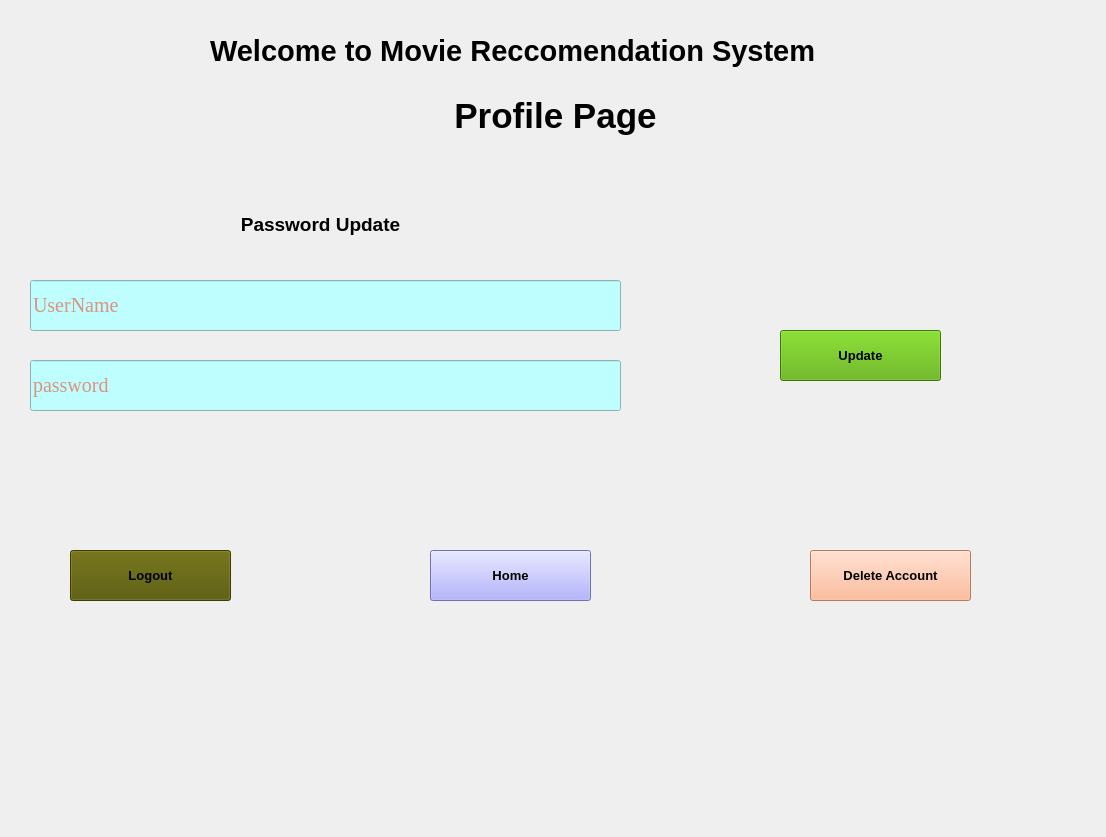
<?xml version="1.0" encoding="UTF-8"?>
<ui version="4.0">
 <class>MainWindow</class>
 <widget class="QMainWindow" name="MainWindow">
  <property name="geometry">
   <rect>
    <x>0</x>
    <y>0</y>
    <width>1106</width>
    <height>837</height>
   </rect>
  </property>
  <property name="windowTitle">
   <string>MainWindow</string>
  </property>
  <property name="styleSheet">
   <string notr="true">#centralwidget
{
	background-image:url(&quot;C:/Users/jaswa/Desktop/internship/projets/proj2/ui/image.jpg&quot;);
}</string>
  </property>
  <widget class="QWidget" name="centralwidget">
   <widget class="QLineEdit" name="un">
    <property name="geometry">
     <rect>
      <x>30</x>
      <y>280</y>
      <width>591</width>
      <height>51</height>
     </rect>
    </property>
    <property name="font">
     <font>
      <family>Times New Roman</family>
      <pointsize>15</pointsize>
      <weight>50</weight>
      <italic>false</italic>
      <bold>false</bold>
     </font>
    </property>
    <property name="styleSheet">
     <string notr="true">color: rgb(255, 38, 0);
background-color: rgb(190, 254, 255);
font: 15pt &quot;Times New Roman&quot;;</string>
    </property>
    <property name="placeholderText">
     <string>UserName</string>
    </property>
   </widget>
   <widget class="QLabel" name="head">
    <property name="geometry">
     <rect>
      <x>370</x>
      <y>90</y>
      <width>371</width>
      <height>51</height>
     </rect>
    </property>
    <property name="font">
     <font>
      <pointsize>26</pointsize>
      <weight>75</weight>
      <bold>true</bold>
     </font>
    </property>
    <property name="text">
     <string>Profile Page</string>
    </property>
    <property name="alignment">
     <set>Qt::AlignCenter</set>
    </property>
   </widget>
   <widget class="QLabel" name="heading">
    <property name="geometry">
     <rect>
      <x>210</x>
      <y>30</y>
      <width>811</width>
      <height>41</height>
     </rect>
    </property>
    <property name="font">
     <font>
      <pointsize>22</pointsize>
      <weight>75</weight>
      <bold>true</bold>
     </font>
    </property>
    <property name="text">
     <string>Welcome to Movie Reccomendation System</string>
    </property>
   </widget>
   <widget class="QLineEdit" name="pw">
    <property name="geometry">
     <rect>
      <x>30</x>
      <y>360</y>
      <width>591</width>
      <height>51</height>
     </rect>
    </property>
    <property name="font">
     <font>
      <family>Times New Roman</family>
      <pointsize>15</pointsize>
      <weight>50</weight>
      <italic>false</italic>
      <bold>false</bold>
     </font>
    </property>
    <property name="styleSheet">
     <string notr="true">color: rgb(255, 38, 0);
background-color: rgb(190, 254, 255);
font: 15pt &quot;Times New Roman&quot;;</string>
    </property>
    <property name="echoMode">
     <enum>QLineEdit::Password</enum>
    </property>
    <property name="placeholderText">
     <string>password</string>
    </property>
   </widget>
   <widget class="QPushButton" name="upp">
    <property name="geometry">
     <rect>
      <x>780</x>
      <y>330</y>
      <width>161</width>
      <height>51</height>
     </rect>
    </property>
    <property name="font">
     <font>
      <pointsize>10</pointsize>
      <weight>75</weight>
      <bold>true</bold>
     </font>
    </property>
    <property name="styleSheet">
     <string notr="true">background-color: rgb(85, 170, 0)</string>
    </property>
    <property name="text">
     <string>Update</string>
    </property>
   </widget>
   <widget class="QPushButton" name="lgt">
    <property name="geometry">
     <rect>
      <x>70</x>
      <y>550</y>
      <width>161</width>
      <height>51</height>
     </rect>
    </property>
    <property name="font">
     <font>
      <pointsize>10</pointsize>
      <weight>75</weight>
      <bold>true</bold>
     </font>
    </property>
    <property name="styleSheet">
     <string notr="true">background-color: rgb(85, 85, 0)</string>
    </property>
    <property name="text">
     <string>Logout</string>
    </property>
   </widget>
   <widget class="QLabel" name="er">
    <property name="geometry">
     <rect>
      <x>40</x>
      <y>670</y>
      <width>1021</width>
      <height>51</height>
     </rect>
    </property>
    <property name="font">
     <font>
      <pointsize>12</pointsize>
     </font>
    </property>
    <property name="styleSheet">
     <string notr="true">color: rgb(255, 0, 0);</string>
    </property>
    <property name="text">
     <string/>
    </property>
    <property name="scaledContents">
     <bool>true</bool>
    </property>
    <property name="alignment">
     <set>Qt::AlignCenter</set>
    </property>
   </widget>
   <widget class="QPushButton" name="hm">
    <property name="geometry">
     <rect>
      <x>430</x>
      <y>550</y>
      <width>161</width>
      <height>51</height>
     </rect>
    </property>
    <property name="font">
     <font>
      <pointsize>10</pointsize>
      <weight>75</weight>
      <bold>true</bold>
     </font>
    </property>
    <property name="styleSheet">
     <string notr="true">background-color: rgb(157, 157, 255);</string>
    </property>
    <property name="text">
     <string>Home</string>
    </property>
   </widget>
   <widget class="QLabel" name="label">
    <property name="geometry">
     <rect>
      <x>100</x>
      <y>199</y>
      <width>441</width>
      <height>51</height>
     </rect>
    </property>
    <property name="font">
     <font>
      <pointsize>14</pointsize>
      <weight>75</weight>
      <bold>true</bold>
     </font>
    </property>
    <property name="text">
     <string>Password Update</string>
    </property>
    <property name="alignment">
     <set>Qt::AlignCenter</set>
    </property>
   </widget>
   <widget class="QPushButton" name="da">
    <property name="geometry">
     <rect>
      <x>810</x>
      <y>550</y>
      <width>161</width>
      <height>51</height>
     </rect>
    </property>
    <property name="font">
     <font>
      <pointsize>10</pointsize>
      <weight>75</weight>
      <bold>true</bold>
     </font>
    </property>
    <property name="styleSheet">
     <string notr="true">background-color: rgb(255, 170, 127)</string>
    </property>
    <property name="text">
     <string>Delete Account</string>
    </property>
   </widget>
  </widget>
 </widget>
 <resources/>
 <connections/>
</ui>
